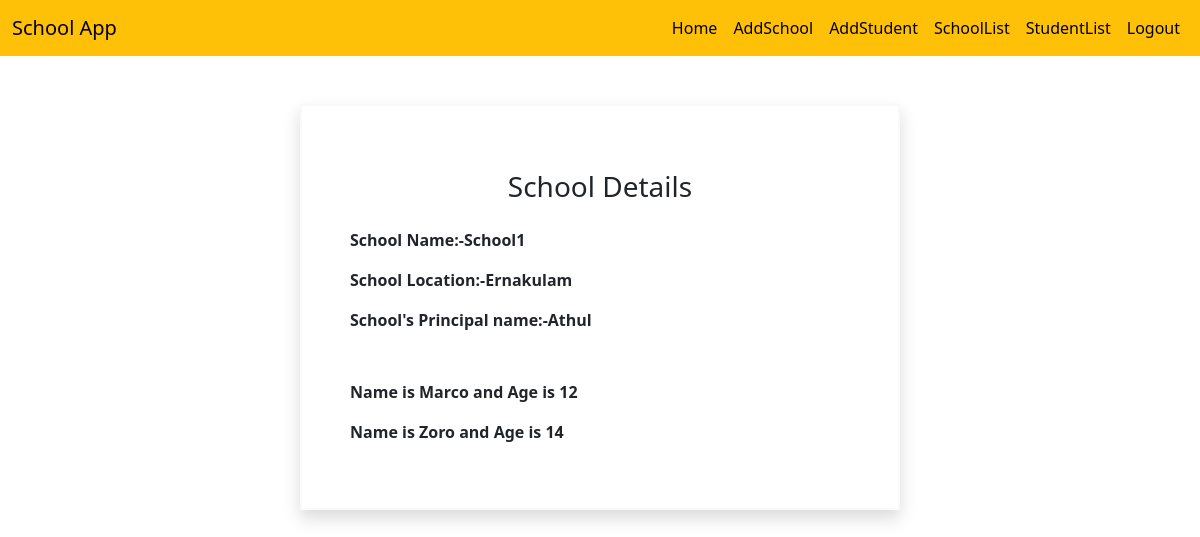
Page /schooldetail/3 (signed in) on the committed database.
### app1/models.py (models this page shows, shortened)
class School(models.Model):
    name=models.CharField(max_length=20)
    principle=models.CharField(max_length=20)
    location=models.CharField(max_length=30)

class Student(models.Model):
    name=models.CharField(max_length=20)
    age=models.IntegerField()
    school=models.ForeignKey(School,on_delete=models.CASCADE,related_name="student")

### app1/views.py (the view)
# urls.py: path('schooldetail/<int:pk>',views.Schooldetail.as_view(),name="schooldetail"),
class Schooldetail(DetailView):
    model=School
    template_name="schoollist.html"
    context_object_name="detail"

### template/schoollist.html
{% extends 'base.html' %}
{% load crispy_forms_tags %}
{% block content %}
<div class="container border border-2 border-light shadow mt-5 p-5 w-50">
    <h3 class="text-center mt-3">School Details</h3>
    <p class="mt-4"><b>School Name:-{{detail.name}}</b></p>
    <p><b>School Location:-{{detail.location}}</b></p>
    <p class="mb-5"><b>School's Principal name:-{{detail.principle}}</b></p>
    {% for i in detail.student.all %}
    <p><b>Name is {{i.name}} and Age is {{i.age}}</b></p>
    {% endfor %}
</div>
{% endblock %}

### rows in the picture
School: name "School1", location "Ernakulam", principle "Athul"
Student: name "Marco", age "12"
Student: name "Zoro", age "14"
